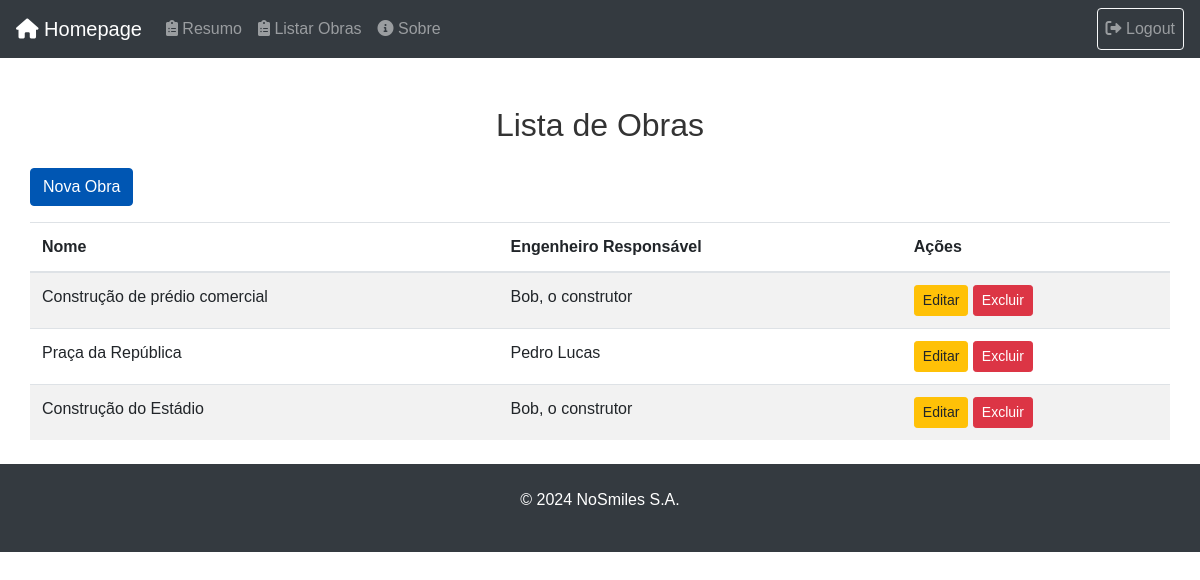
/obras/ (signed in), run on the app's committed database.
### obras/models.py (models this page shows, shortened)
class Obra(models.Model):
    nome = models.CharField(max_length=200)
    engenheiro_responsavel = models.ForeignKey(engineerModel, on_delete=models.CASCADE, related_name="obras")
    ativo = models.BooleanField(default=True)
    cep = models.CharField(max_length=9)
    logradouro = models.CharField(max_length=200)
    numero = models.CharField(max_length=50)
    bairro = models.CharField(max_length=100)
    municipio = models.CharField(max_length=100)
    estado = models.CharField(max_length=50)
    complemento = models.CharField(max_length=200, null=True, blank=True)
    observacoes = models.TextField(null=True, blank=True)
    data_criacao = models.DateTimeField(auto_now_add=True)
    data_modificacao = models.DateTimeField(auto_now=True)

### users/models.py (models this page shows, shortened)
class EngineerProfile(models.Model):
    user = models.OneToOneField(
        user_model,
        on_delete=models.CASCADE,
        related_name='engineer_profile'
    )
    nome = models.CharField(max_length=100)
    cpf = models.CharField(max_length=14, unique=True)  # Formato: xxx.xxx.xxx-xx
    crea = models.CharField(max_length=15, unique=True)  # Formato: x.xxx.xx-x
    funcao = models.CharField(max_length=50, blank=True, null=True)
    especializacao = models.CharField(max_length=100)
    sexo = models.CharField(max_length=10, choices=[('M', 'Masculino'), ('F', 'Feminino')])
    data_nascimento = models.DateField()
    telefone = models.CharField(max_length=15)  # Formato: (xx) xxxxx-xxxx
    ativo = models.BooleanField(default=True)
    cep = models.CharField(max_length=9)  # Formato: xxxxx-xxx
    bairro = models.CharField(max_length=100)
    cidade = models.CharField(max_length=100)
    uf = models.CharField(max_length=2)
    logradouro = models.CharField(max_length=100)
    numero = models.CharField(max_length=10)
    complemento = models.CharField(max_length=100, blank=True, null=True)

### obras/views.py (the view)
# urls.py: path('', views.listar_obras, name='listar_obras'),
@login_required
def listar_obras(request):
    obras = Obra.objects.filter(ativo=True)
    return render(request, 'obras/listar.html', {'obras': obras})

### obras/templates/obras/listar.html (shortened to what this page needs)
{% extends "base.html" %}
{% block content %}
<div class="container mt-5">
    <h2 class="mb-4 text-center">Lista de Obras</h2>
    <div class="text-end mb-3">
        <a href="{% url 'obras:criar_obra' %}" class="btn btn-primary">Nova Obra</a>
    </div>
    <table class="table table-striped">
        <thead>
            <tr>
                <th>Nome</th>
                <th>Engenheiro Responsável</th>
                <th>Ações</th>
            </tr>
        </thead>
        <tbody>
            {% for obra in obras %}
            <tr>
                <td>{{ obra.nome }}</td>
                <td>{{ obra.engenheiro_responsavel.nome }}</td>
                <td>
                    <a href="{% url 'obras:editar_obra' obra.id %}" class="btn btn-sm btn-warning">Editar</a>
                    <a href="{% url 'obras:excluir_obra' obra.id %}" class="btn btn-sm btn-danger">Excluir</a>
                </td>
            </tr>
            {% empty %}
            <tr>
                <td colspan="3" class="text-center">Nenhuma obra cadastrada.</td>
            </tr>
            {% endfor %}
        </tbody>
    </table>
</div>
{% endblock %}

### templates/base.html (shortened to what this page needs)
{% load static %}
<!DOCTYPE html>
<html lang="pt-br">
<head>
    <link rel="stylesheet" href="https://stackpath.bootstrapcdn.com/bootstrap/4.5.2/css/bootstrap.min.css">
    <link rel="stylesheet" href="https://cdnjs.cloudflare.com/ajax/libs/font-awesome/6.0.0-beta3/css/all.min.css">
    <link rel="stylesheet" href="{% static 'css/style.css' %}">
</head>
<body>
    {% if user.is_authenticated %}
        {% include "partials/navbar_on.html" %}
    {% else %}
        {% include "partials/navbar_off.html" %}
    {% endif %}
    <div class="container mt-4">
        {% block content %}
        {% endblock %}
    </div>
    <footer class="footer text-center py-4 mt-4">
        <p>&copy; 2024 NoSmiles S.A.</p>
    </footer>
</body>
</html>

### templates/partials/navbar_on.html (shortened to what this page needs)
<nav class="navbar navbar-expand-lg navbar-dark bg-dark">
    <a class="navbar-brand" href="{% url 'home:home_index' %}">
        <i class="fas fa-home"></i> Homepage
    </a>
    <div class="collapse navbar-collapse" id="navbarNav">
        <ul class="navbar-nav mr-auto">
            <li class="nav-item">
                <a class="nav-link" href="{% url 'home:home_resumo' %}">
                    <i class="fas fa-clipboard-list"></i> Resumo
                </a>
            </li>
            <li class="nav-item">
                <a class="nav-link" href="{% url 'obras:listar_obras' %}">
                    <i class="fas fa-clipboard-list"></i> Listar Obras
                </a>
            </li>
            <li class="nav-item">
                <a class="nav-link" href="{% url 'home:home_sobre' %}">
                    <i class="fas fa-info-circle"></i> Sobre
                </a>
            </li>
        </ul>
        <ul class="navbar-nav">
            <li class="nav-item">
                <a class="nav-link btn btn-outline-light" href="{% url 'users:logout_view' %}">
                    <i class="fas fa-sign-out-alt"></i> Logout
                </a>
            </li>
        </ul>
    </div>
</nav>

### static/css/style.css (style rules this page uses)
body { font-family: 'Arial', sans-serif; color: #333; }
.navbar { background-color: #343a40; }
.navbar-brand, .navbar-nav .nav-link { color: #fff; }
.container { max-width: 1200px; }
.footer { background-color: #343a40; color: #fff; }
.btn-primary { background-color: #007bff; border-color: #007bff; }
.btn-primary { background-color: #0056b3; border-color: #0056b3; }

### data on the page
Obra: nome "Construção de prédio comercial", engenheiro_responsavel.nome "Bob, o construtor"
Obra: nome "Praça da República", engenheiro_responsavel.nome "Pedro Lucas"
Obra: nome "Construção do Estádio", engenheiro_responsavel.nome "Bob, o construtor"
